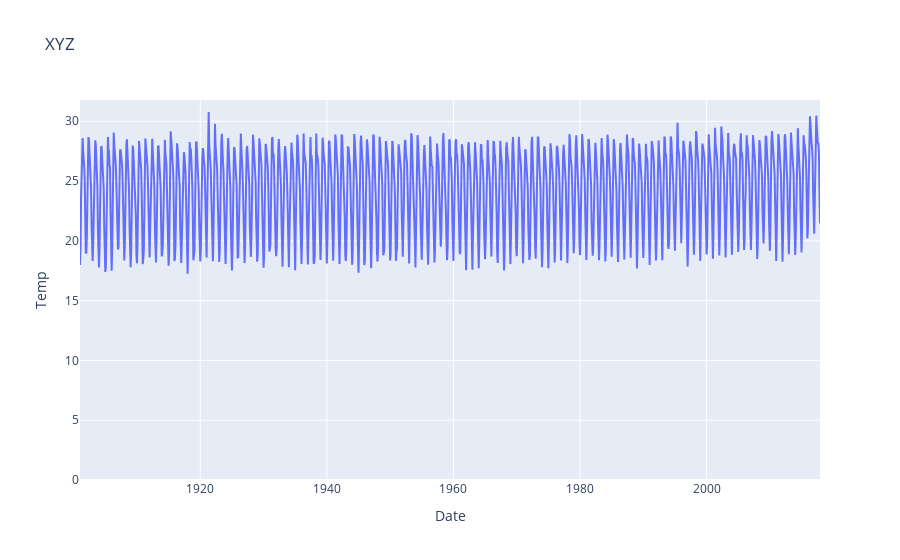

Write notebook code for a chart like this one.
### Code cell
fig = go.Figure(layout = go.Layout(yaxis = {"range":[0,mx+1]}))
fig.add_traces(go.Scatter(x = df1["Date"], y = df1["Temperature"], mode = "lines"))
fig.update_layout(title = "XYZ", xaxis_title = "Date", yaxis_title = "Temp")
fig.show()

### Figure 1 — Plotly figure (JSON) as saved in the notebook; plotly's stock layout.template omitted (floating-point values rounded to 4 significant figures; data arrays with more than 128 entries replaced by an {"elided": "..."} marker saying what was removed)
{"data": [{"mode": "lines", "type": "scatter", "x": {"elided": "1404 str values"}, "y": {"elided": "1404 float values"}}], "layout": {"title": {"text": "XYZ"}, "xaxis": {"title": {"text": "Date"}}, "yaxis": {"range": [0, 31.78], "title": {"text": "Temp"}}}}
